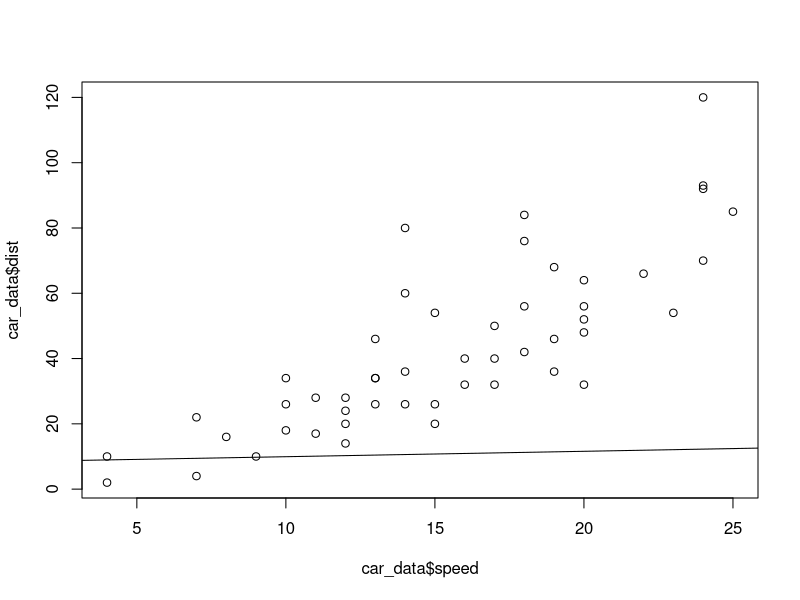
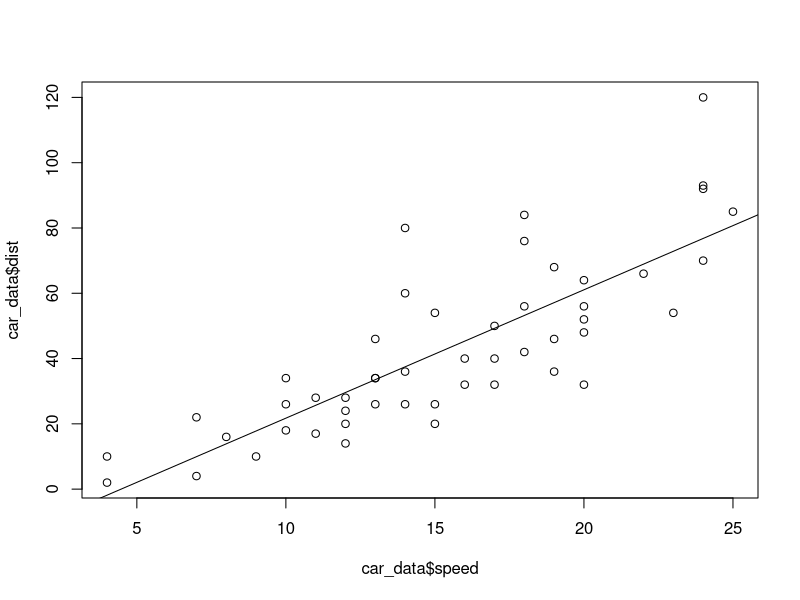

Write the R code that produced these figures, in order.
car_data <- cars
res <- glm(speed ~ dist, data = car_data)
summary(res)
res$coefficients
coef(res)
plot(car_data$speed, car_data$dist)
abline(res)
res2 <- glm(dist ~ speed, data = car_data)

plot(car_data$speed, car_data$dist)
abline(res2)
